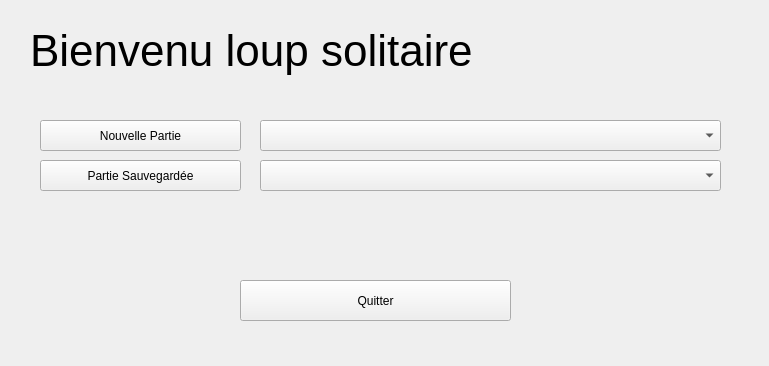
<?xml version="1.0" encoding="UTF-8"?>
<ui version="4.0">
 <class>pop_up</class>
 <widget class="QWidget" name="pop_up">
  <property name="geometry">
   <rect>
    <x>0</x>
    <y>0</y>
    <width>769</width>
    <height>366</height>
   </rect>
  </property>
  <property name="windowTitle">
   <string>Un livre dont vous êtes le héro</string>
  </property>
  <widget class="QComboBox" name="comboBoxLivre">
   <property name="geometry">
    <rect>
     <x>260</x>
     <y>120</y>
     <width>461</width>
     <height>31</height>
    </rect>
   </property>
  </widget>
  <widget class="QPushButton" name="boutonNouvellePartie">
   <property name="geometry">
    <rect>
     <x>40</x>
     <y>120</y>
     <width>201</width>
     <height>31</height>
    </rect>
   </property>
   <property name="text">
    <string>Nouvelle Partie</string>
   </property>
  </widget>
  <widget class="QLabel" name="labelBienvenu">
   <property name="geometry">
    <rect>
     <x>30</x>
     <y>10</y>
     <width>671</width>
     <height>81</height>
    </rect>
   </property>
   <property name="font">
    <font>
     <pointsize>33</pointsize>
    </font>
   </property>
   <property name="text">
    <string>Bienvenu loup solitaire</string>
   </property>
  </widget>
  <widget class="QComboBox" name="comboBoxSave">
   <property name="geometry">
    <rect>
     <x>260</x>
     <y>160</y>
     <width>461</width>
     <height>31</height>
    </rect>
   </property>
  </widget>
  <widget class="QPushButton" name="boutonPartieSave">
   <property name="geometry">
    <rect>
     <x>40</x>
     <y>160</y>
     <width>201</width>
     <height>31</height>
    </rect>
   </property>
   <property name="text">
    <string>Partie Sauvegardée</string>
   </property>
  </widget>
  <widget class="QPushButton" name="boutonQuitter">
   <property name="geometry">
    <rect>
     <x>240</x>
     <y>280</y>
     <width>271</width>
     <height>41</height>
    </rect>
   </property>
   <property name="text">
    <string>Quitter</string>
   </property>
  </widget>
 </widget>
 <resources/>
 <connections/>
</ui>
